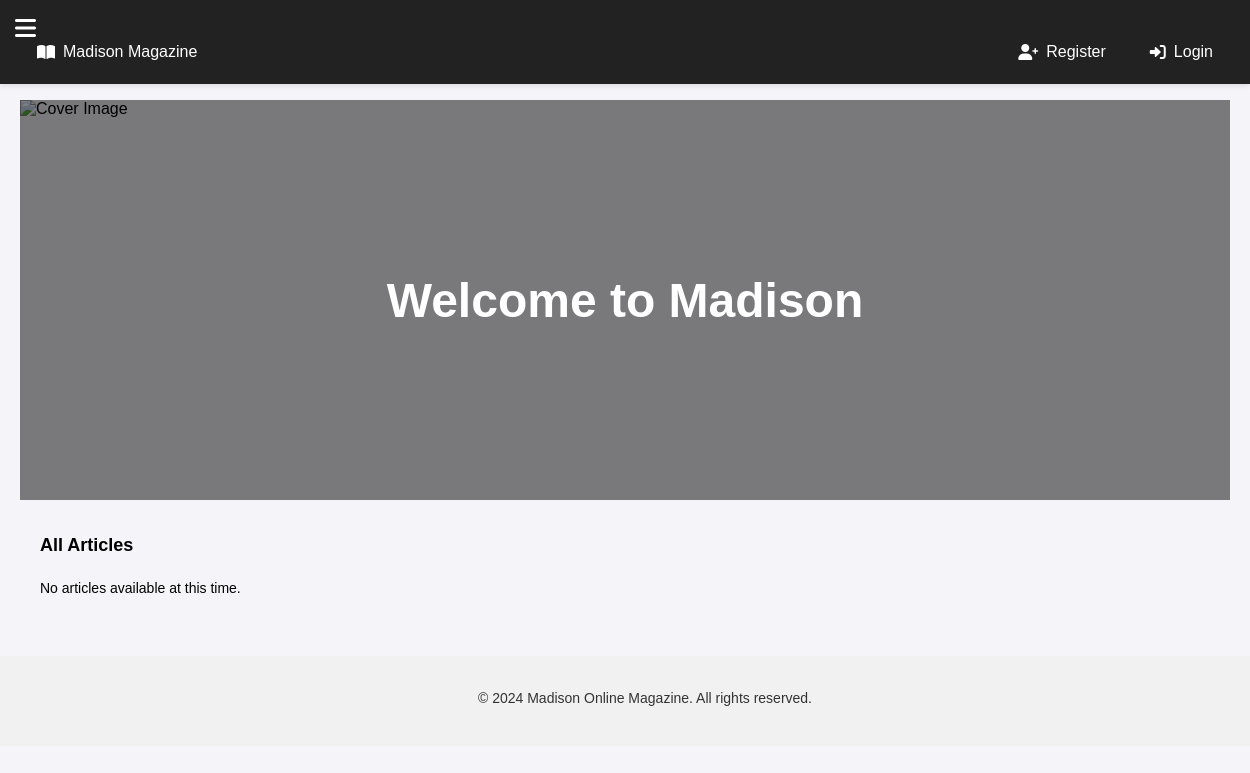
The app's page /, older data.
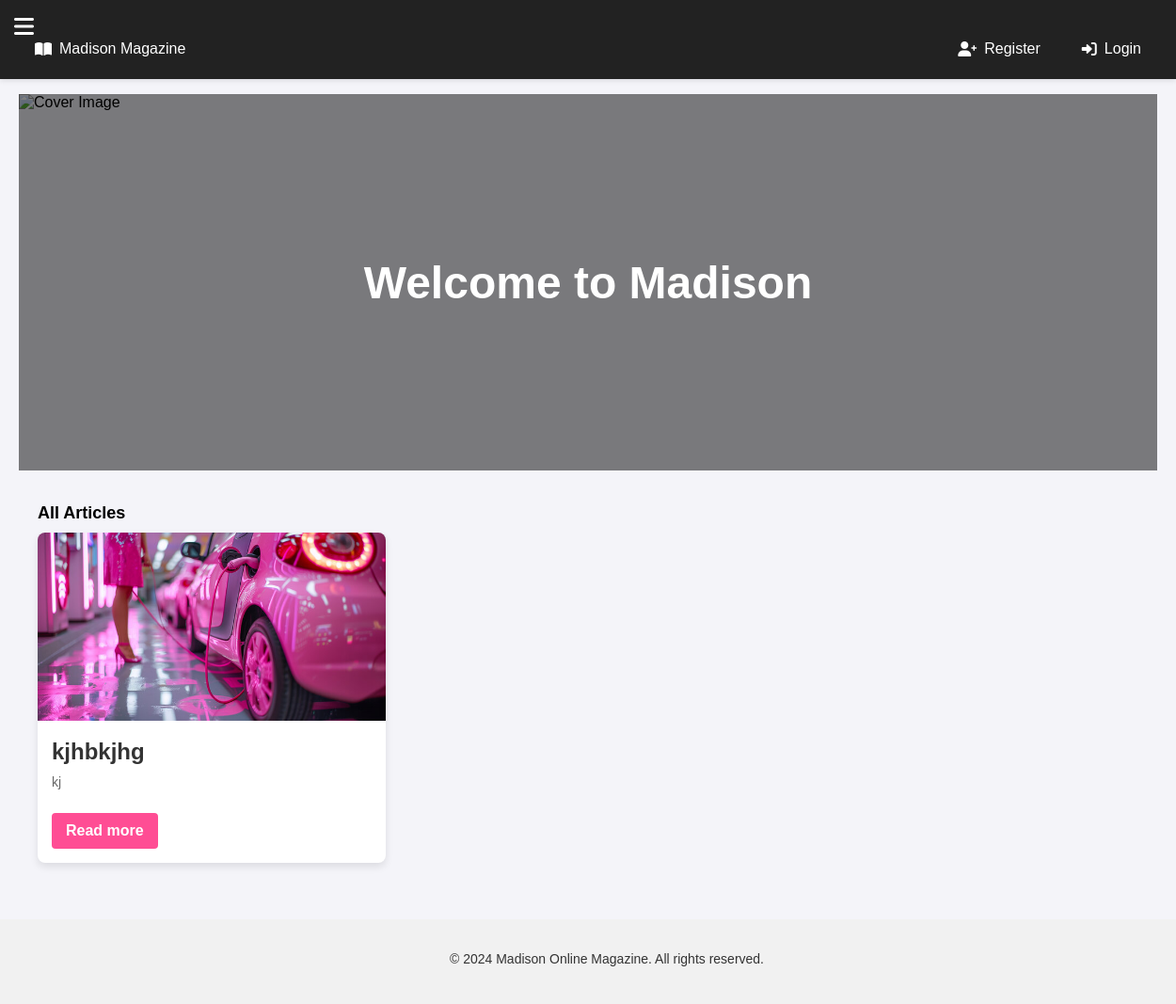
The same page, newer data.
### myapp/models.py (models this page shows, shortened)
class Articles(models.Model):
    title = models.CharField(max_length=255)
    description = models.TextField()
    content = models.TextField()
    author = models.ForeignKey(User, on_delete=models.CASCADE)
    category = models.ForeignKey(Category, on_delete=models.SET_NULL, null=True, blank=True)  # Ensure category exists
    status = models.CharField(max_length=20, choices=[('draft', 'Draft'), ('published', 'Published')], default='draft')  # Add status field
    image = models.ImageField(upload_to='articles/', null=True, blank=True)  # Add image field
    created_at = models.DateTimeField(auto_now_add=True)

### myapp/views.py (the view)
# urls.py: path('', home_view, name='home'),
def home_view(request):
    articles = Articles.objects.filter(status='published')
    return render(request, 'home.html', {'articles': articles})

### myapp/templates/home.html (shortened to what this page needs)
{% block content %}
{% load static %}
{% load notification_tags %}
<!DOCTYPE html>
<html lang="en">
<head>
    <link rel="stylesheet" href="https://cdnjs.cloudflare.com/ajax/libs/font-awesome/6.0.0/css/all.min.css">
    <link rel="stylesheet" type="text/css" href="{% static 'css/style.css' %}">
</head>
<body>
<nav class="main-nav">
    <div class="nav-container">
        <div class="nav-left">
            <a href="{% url 'home' %}" class="nav-link">
                <i class="fas fa-book-open"></i>
                Madison Magazine
            </a>
        </div>
        <div class="nav-right">
            {% if user.is_authenticated %}
                <div class="notification-container">
                    <div class="notification-icon" id="notificationIcon">
                        <i class="fas fa-bell"></i>
                        <span class="notification-badge" id="notificationBadge"></span>
                    </div>
                    <div class="notification-dropdown" id="notificationDropdown">
                        <div class="notification-header">
                            <h3>Notifications</h3>
                            <button class="mark-all-read">Mark all as read</button>
                        </div>
                        <div class="notification-list" id="notificationList">
                        </div>
                    </div>
                </div>
                <a href="{% url 'home' %}" class="nav-link">
                    <i class="fas fa-home"></i> Home
                </a>
                <a href="{% url 'profile' %}" class="nav-link">
                    <i class="fas fa-user"></i> Profile
                </a>
                <a href="{% url 'recommendations' %}" class="nav-link">
                    <i class="fas fa-star"></i> For You
                </a>
                <a href="{% url 'logout' %}" class="nav-link">
                    <i class="fas fa-sign-out-alt"></i> Logout
                </a>
            {% else %}
                <a href="{% url 'register' %}" class="nav-link">
                    <i class="fas fa-user-plus"></i> Register
                </a>
                <a href="{% url 'login' %}" class="nav-link">
                    <i class="fas fa-sign-in-alt"></i> Login
                </a>
            {% endif %}
        </div>
    </div>
</nav>
<div class="hamburger" onclick="toggleSidebar()">
    <i class="fas fa-bars"></i>
</div>
<div id="mainContent" class="main-content">
    <main>
        <div class="image-container">
            <img src="{% static 'images/img1.jpg' %}" alt="Cover Image" class="cover-image">
            <div class="overlay">
                <h1>Welcome to Madison</h1>
            </div>
        </div>
        <div class="container">
            <h2>All Articles</h2>
            <div class="article-list">
                {% for article in articles %}
                    <div class="article-card">
                        <img src="{{ article.image.url }}" alt="{{ article.title }}" class="article-image">
                        <div class="article-info">
                            <h3>{{ article.title }}</h3>
                            <p>{{ article.description|truncatewords:20 }}</p>
                            <a href="{% url 'article_detail' article.id %}" class="read-more">Read more</a>
                        </div>
                    </div>
                {% empty %}
                    <p>No articles available at this time.</p>
                {% endfor %}
            </div>
        </div>
    </main>
    <footer>
        <p>&copy; 2024 Madison Online Magazine. All rights reserved.</p>
    </footer>
</div>
</body>
</html>
{% endblock %}

Row changes from the older to the newer data that the page shows:
added Articles: image (picture), title "kjhbkjhg", description "kj"
Text that changed along with them:
text no longer shown: "No articles available at this time."
